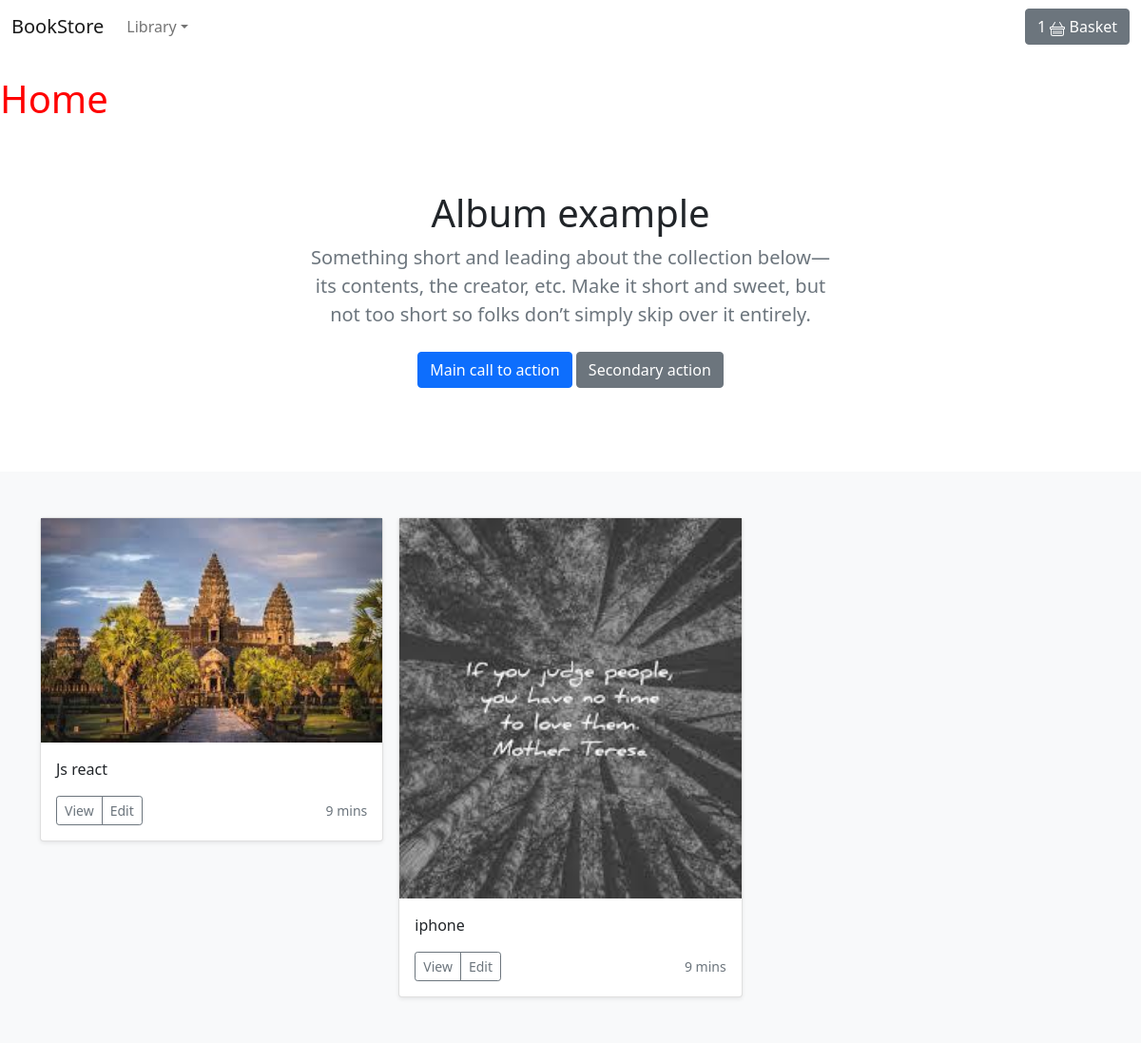
Before: / with the older database file.
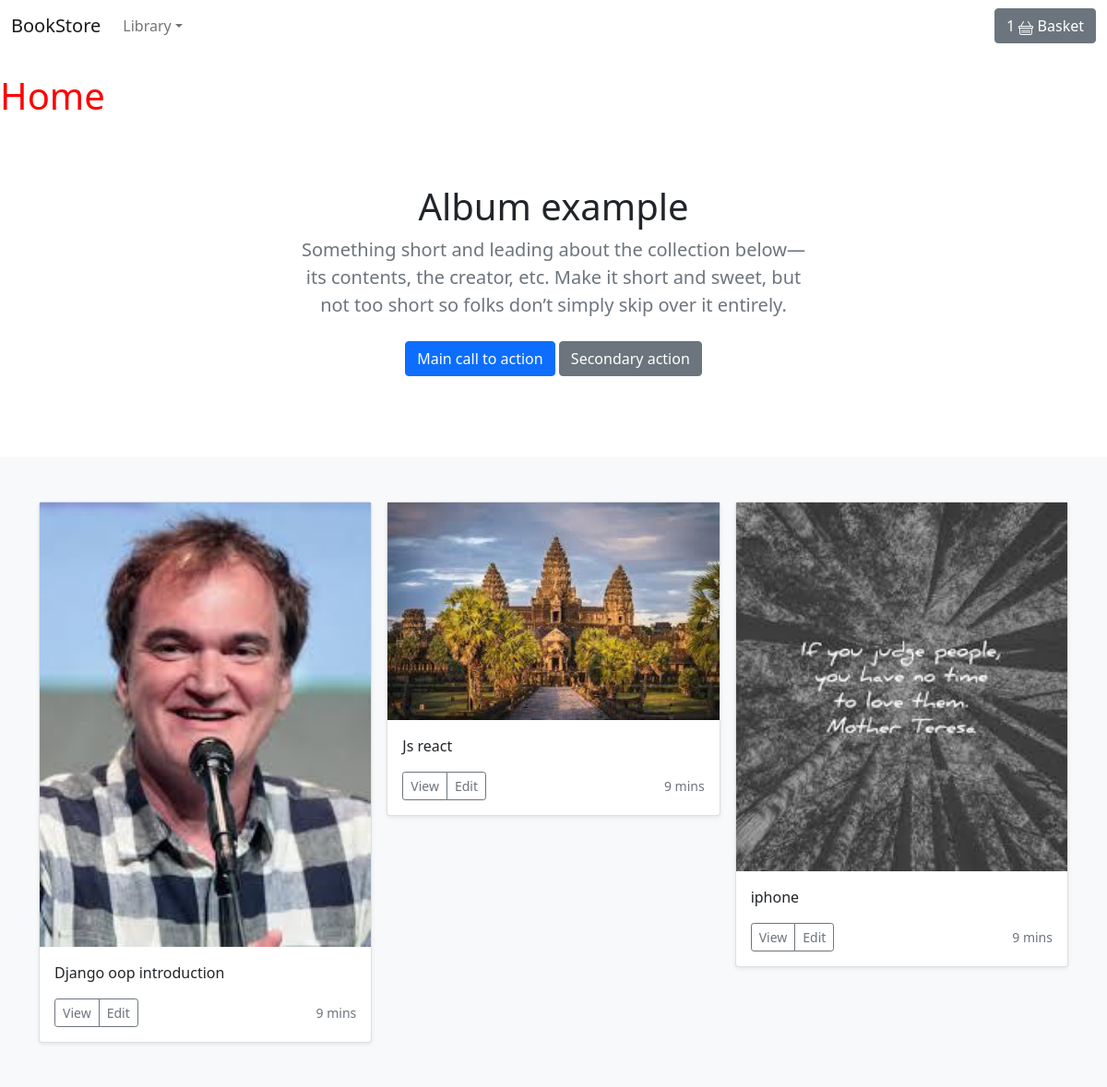
After: the same page with the newer database file.
### store/models.py (models this page shows, shortened)
class Product(models.Model):
    category = models.ForeignKey(Category, related_name='product', on_delete=models.CASCADE)
    created_by = models.ForeignKey(User, on_delete=models.CASCADE, related_name='product_creator')
    title = models.CharField(max_length=255)
    author = models.CharField(max_length=255, default='admin')
    description = models.TextField(blank=True)
    image = models.ImageField(upload_to='images/',default='images/default.jpg')
    slug = models.SlugField(max_length=255)
    price = models.DecimalField(max_digits=4, decimal_places=2)
    in_stock = models.BooleanField(default=True)
    is_active = models.BooleanField(default=True)
    created = models.DateTimeField(auto_now_add=True)
    updated = models.DateTimeField(auto_now=True)
    objects = models.Manager()
    products = ProductManager()
    class Meta:
        verbose_name_plural = "Products"
        ordering = ('-created',)
    def get_absolute_url(self):
        return reverse('store:product_detail', args=[self.slug])

### store/views.py (the view)
# urls.py: path('', views.all_products,name='all_products'),
def all_products(request):
    products = Product.products.all()
    return render(request, 'store/home.html', {'products': products})

### basket/context_processors.py (called while the page is built)
def basket(request):
    return {"basket":Basket(request)}

### store/context_processors.py (called while the page is built)
def categories(request):
    return {
        'categories': Category.objects.all()
    }

### store/models.py (called while the page is built)
    def get_queryset(self):
        return super(ProductManager, self).get_queryset().filter(is_active=True)

    def get_absolute_url(self):
        return reverse('store:category_list', args=[self.slug])

### store/templates/store/home.html (shortened to what this page needs)
{% extends 'store/base.html' %}
{% block content %}
<h1 id="home_change">Home</h1>
<section class="py-5 text-center container">
    <div class="row py-lg-3">
        <div class="col-lg-6 col-md-8 mx-auto">
            <h1 class="fw-light">Album example</h1>
            <p class="lead text-muted">Something short and leading about the collection below—its contents, the creator,
                etc. Make it short and sweet, but not too short so folks don’t simply skip over it entirely.</p>
            <p>
                <a href="#" class="btn btn-primary my-2">Main call to action</a>
                <a href="#" class="btn btn-secondary my-2">Secondary action</a>
            </p>
        </div>
    </div>
</section>
<div class="album py-5 bg-light">
    <div class="container">
        <div class="row row-cols-1 row-cols-sm-2 row-cols-md-3 g-3">
            {% for product in products %}
            <div class="col">
                <div class="card shadow-sm">
                    <img class="img-fluid" src="{{product.image.url}}" alt="Responsive image">
                    <div class="card-body">
                        <p class="card-text">{{product.title}}</p>
                        <div class="d-flex justify-content-between align-items-center">
                            <div class="btn-group">
                                <a class="btn btn-sm btn-outline-secondary"
                                        href="{{product.get_absolute_url}}">View</a>
                                <button type="button" class="btn btn-sm btn-outline-secondary">Edit</button>
                            </div>
                            <small class="text-muted">9 mins</small>
                        </div>
                    </div>
                </div>
            </div>
            {% endfor %}
        </div>
    </div>
</div>
{% endblock content %}

### store/templates/store/base.html (shortened to what this page needs)
{% load static %}
<!doctype html>
<html lang="en">
<head>
    <link href="https://cdn.jsdelivr.net/npm/bootstrap@5.0.0-beta2/dist/css/bootstrap.min.css" rel="stylesheet"
>
    <link rel="stylesheet" href="{% static 'css/base.css' %}">
</head>
<body>
<header>
    <nav class="navbar navbar-expand-md navbar-light bg-white fixed-top">
        <div class="container-fluid">
            <a class="navbar-brand" href="{% url 'store:all_products' %}">BookStore</a>
            <div class="collapse navbar-collapse" id="navbarsExampleDefault">
                <ul class="navbar-nav me-auto mb-2 mb-md-0">
                    <li class="nav-item dropdown">
                        <a class="nav-link dropdown-toggle" href="#" id="dropdown01" data-bs-toggle="dropdown"
                           aria-expanded="false">Library</a>
                    </li>
                </ul>
                <a type="button" role="button" href="{% url 'basket:basket_summary' %}" class="btn btn-secondary">
                    <div class="d-inline-flex">1</div>
                    Basket
                </a>
            </div>
        </div>
    </nav>
</header>
<div id="content" style="margin-top:80px">
    {% block content %}
    {% endblock content %}
</div>
</body>
</html>

### static/css/base.css (style rules this page uses)
#home_change { color:red; }

Changed rows visible on the page:
added Product: image (placeholder picture), title "Django oop introduction"
